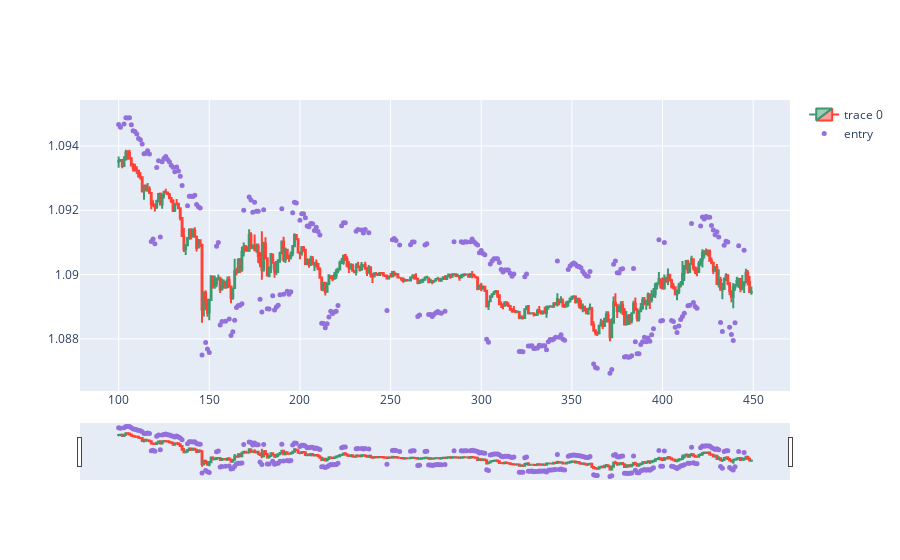

Notebook cell for this chart:
### Code cell
import plotly.graph_objects as go
from plotly.subplots import make_subplots
from datetime import datetime
st=100
dfpl = df[st:st+350]
#dfpl.reset_index(inplace=True)
fig = go.Figure(data=[go.Candlestick(x=dfpl.index,
                open=dfpl['Open'],
                high=dfpl['High'],
                low=dfpl['Low'],
                close=dfpl['Close'])])

fig.add_scatter(x=dfpl.index, y=dfpl['pointpos'], mode="markers",
                marker=dict(size=5, color="MediumPurple"),
                name="entry")

fig.show()

### Figure 1 — Plotly figure (JSON) as saved in the notebook; plotly's stock layout.template omitted (floating-point values rounded to 4 significant figures; data arrays with more than 128 entries replaced by an {"elided": "..."} marker saying what was removed)
{"data": [{"close": {"elided": "350 float values"}, "high": {"elided": "350 float values"}, "low": {"elided": "350 float values"}, "open": {"elided": "350 float values"}, "type": "candlestick", "x": {"elided": "350 int values"}}, {"marker": {"color": "MediumPurple", "size": 5}, "mode": "markers", "name": "entry", "type": "scatter", "x": {"elided": "350 int values"}, "y": {"elided": "350 float values"}}], "layout": {}}
